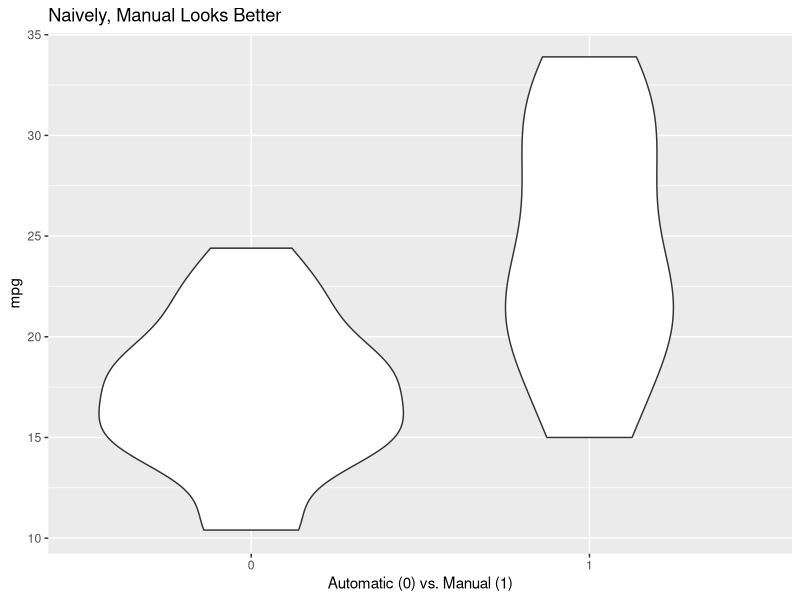
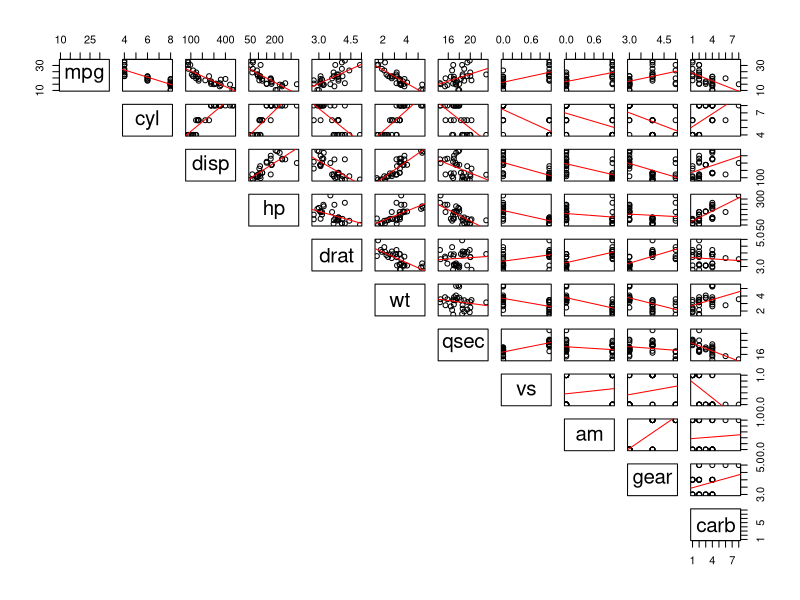

Reproduce these figures in R, in order.
## ---- chunk 1
knitr::opts_chunk$set(echo = TRUE)
## ---- chunk 2
head(mtcars)
dim(mtcars)
## ---- chunk 3
library(ggplot2)
ggplot(mtcars, aes(factor(am), mpg)) + geom_violin() + labs(x="Automatic (0) vs. Manual (1)", title="Naively, Manual Looks Better")
## ---- chunk 4
fit <- lm(mpg ~ am, mtcars)
summary(fit)
## ---- chunk 5
pairs(mtcars, upper.panel = function(x,y){points(x,y) + abline(lm(y~x), col='red')}, lower.panel = NULL)
## ---- chunk 6
fit_all <- lm(mpg ~ ., mtcars)
summary(fit_all)
